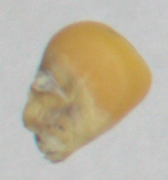
#> input picture corn/train/00139.png, 168 x 180 px; its folder holds only this picture in this run
$ jupyter execute --allow-errors KNN_HOG_2.ipynb
#> lines starting #> are read from the running program, lines starting #| are printed output that depends on the picture
# First Take on Classification: Iteration on KNN

## Imports and Function Definitions:

[cell 1]
import os
import numpy as np
import pandas as pd
import cv2
from skimage.feature import hog
from sklearn.model_selection import train_test_split
from sklearn.neighbors import KNeighborsClassifier
from sklearn.metrics import classification_report
from glob import glob
import matplotlib.pyplot as plt

def summary(array):
    min_val = np.min(array)
    max_val = np.max(array)
    sd = np.std(array)
    var = np.var(array)
    mean = np.mean(array)
    median = np.median(array)
    percentile25 = np.percentile(array, 25)
    percentile50 = np.percentile(array, 50)
    percentile75 = np.percentile(array, 75)

    summaryDict = {"max":max_val, 'min':min_val, "mean":mean, "median":median, "SD": sd,
                   "var":var, "25th":percentile25, "50th": percentile50, "75th":percentile75 }
    return summaryDict

print(os.getcwd())
# print(os.listdir("./corn/train"))

[cell 2]
# center cropping function
def center_crop(img, target_size):
    h, w = img.shape[:2]
    th, tw = target_size

    if h < th or w < tw:
        raise ValueError("Target size should be smaller than the input image size")

    x = (w - tw) // 2
    y = (h - th) // 2
    cropped_img = img[y:y+th, x:x+tw]

    return cropped_img

[cell 3]
# plotting func for prediction results
def pred_class_hist(y_prediction_list):
    pred_series = pd.Series(y_prediction_list)
    ax = pred_series.value_counts().plot(kind='bar')
    plt.xlabel('Labels')
    plt.ylabel('Count')
    plt.title('Predictions Distribution')

    for i, v in enumerate(pred_series.value_counts()):
        ax.text(x=i, y=v + 0.5, s=v, ha='center', fontsize=10)

    plt.show()

## Preprocessing Data:

[cell 4]
# list files
img_folder = './corn/train/*.png'
corn = glob(img_folder)

# preprocess images: center crop and normalization
target_size = (140,140)
croppedImages = []

for imgPth in corn:
    temp_img = cv2.imread(imgPth)
#> temp_img is the input picture: shape (180, 168, 3); mean B, G, R 158.9, 180.2, 190.4
    if (temp_img.shape[0] >= target_size[0] & temp_img.shape[1] >= target_size[1]):
        croppedimg = center_crop(temp_img, target_size)
        croppedimg = (croppedimg / 255).astype(np.float32) # normalize
        croppedImages.append(croppedimg)
    else:
        resizedImg = cv2.resize(temp_img, target_size)
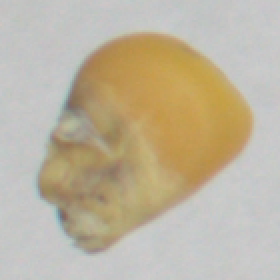
#> resizedImg: shape (140, 140, 3) (shown 2 times larger); mean B, G, R 158.8, 180.1, 190.3
        resizedImg = (resizedImg / 255).astype(np.float32) # normalize
        croppedImages.append(resizedImg)

[cell 5]
# Greyscale conversion and HOG feature extraction
croppedImages_grey = [cv2.cvtColor(img, cv2.COLOR_BGR2GRAY) for img in croppedImages]
#> croppedImages_grey = 1 item

hog_features = [hog(img, orientations=9, pixels_per_cell=(8,8), cells_per_block=(2,2)) for img in croppedImages_grey]
#> hog_features = 1 item

[cell 6]
summary(hog_features)
#> in summary, `min_val = np.min(array)`: min_val = 0
#> in summary, `max_val = np.max(array)`: max_val = 0.737
#> in summary, `sd = np.std(array)`: sd = 0.0976
#> in summary, `var = np.var(array)`: var = 0.00953
#> in summary, `mean = np.mean(array)`: mean = 0.135
#> in summary, `median = np.median(array)`: median = 0.121
#> in summary, `percentile25 = np.percentile(array, 25)`: percentile25 = 0.0577
#> in summary, `percentile50 = np.percentile(array, 50)`: percentile50 = 0.121
#> in summary, `percentile75 = np.percentile(array, 75)`: percentile75 = 0.201

[cell 7]
hog_features[:2] # its a list of arrays.
# sklearn is built to handle such input so long as all lists are of the same shape, which they are.
print(len(hog_features[0]))
#| 9216
print(len(hog_features))
#| 1


$ run again, on corn/train/01281.png
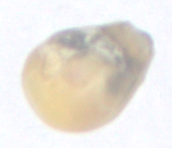
#> input picture corn/train/01281.png, 172 x 148 px
#> temp_img is the input picture: shape (148, 172, 3); mean B, G, R 220, 227.2, 232.7
#> in center_crop, `cropped_img = img[y:y+th, x:x+tw]`:
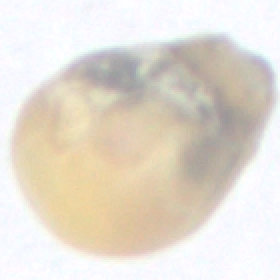
#> cropped_img: shape (140, 140, 3) (shown 2 times larger); mean B, G, R 209.7, 220.5, 227.9
#> croppedImages_grey = 1 item
#> min_val = 0
#> max_val = 0.591
#> sd = 0.101
#> var = 0.0102
#> mean = 0.132
#> median = 0.112
#> percentile25 = 0.0514
#> percentile50 = 0.112
#> percentile75 = 0.201
#| 9216
#| 1

$ run again, on corn/train/01868.png
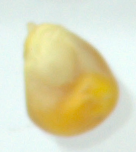
#> input picture corn/train/01868.png, 136 x 152 px
#> temp_img is the input picture: shape (152, 136, 3); mean B, G, R 182.5, 218, 221.1
#> `resizedImg = cv2.resize(temp_img, target_size)`:
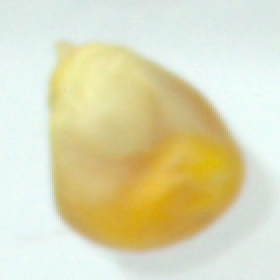
#> resizedImg: shape (140, 140, 3) (shown 2 times larger); mean B, G, R 182.4, 217.9, 221
#> croppedImages_grey = 1 item
#> min_val = 0
#> max_val = 0.907
#> sd = 0.112
#> var = 0.0125
#> mean = 0.124
#> median = 0.0949
#> percentile25 = 0.0326
#> percentile50 = 0.0949
#> percentile75 = 0.195
#| 9216
#| 1
